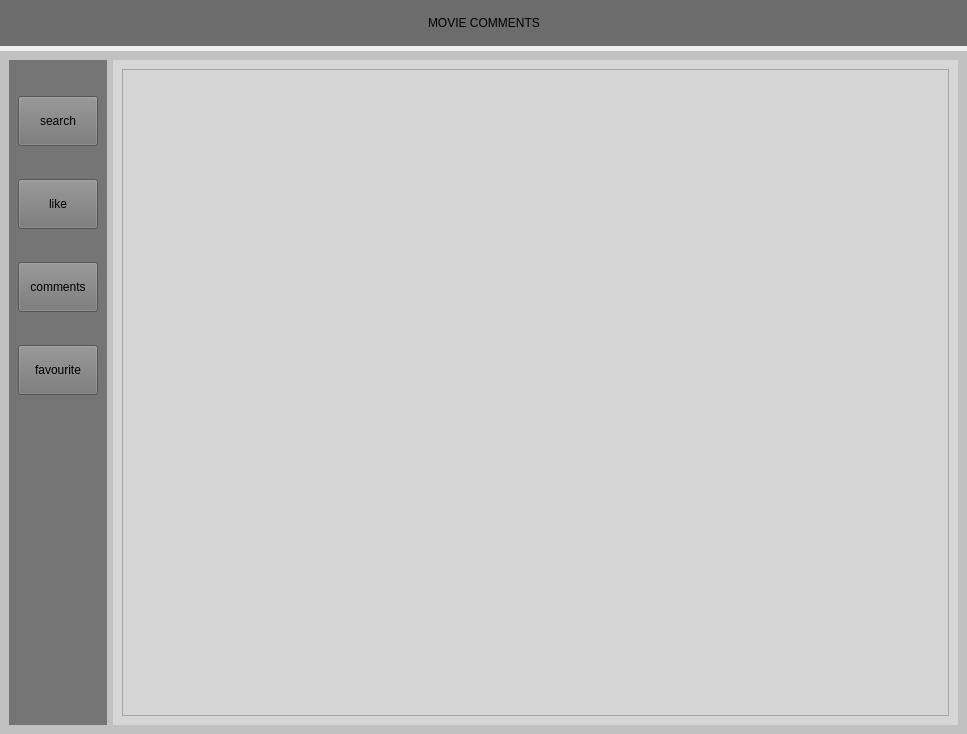
<?xml version="1.0" encoding="UTF-8"?>
<ui version="4.0">
 <class>MainWindow</class>
 <widget class="QMainWindow" name="MainWindow">
  <property name="geometry">
   <rect>
    <x>0</x>
    <y>0</y>
    <width>967</width>
    <height>734</height>
   </rect>
  </property>
  <property name="windowTitle">
   <string>MainWindow</string>
  </property>
  <widget class="QWidget" name="centralwidget">
   <layout class="QVBoxLayout" name="verticalLayout" stretch="1,15">
    <property name="spacing">
     <number>5</number>
    </property>
    <property name="leftMargin">
     <number>0</number>
    </property>
    <property name="topMargin">
     <number>0</number>
    </property>
    <property name="rightMargin">
     <number>0</number>
    </property>
    <property name="bottomMargin">
     <number>0</number>
    </property>
    <item>
     <widget class="QWidget" name="up_widget" native="true">
      <property name="maximumSize">
       <size>
        <width>16777215</width>
        <height>50</height>
       </size>
      </property>
      <property name="styleSheet">
       <string notr="true">background-color: rgb(108, 108, 108);</string>
      </property>
      <layout class="QHBoxLayout" name="horizontalLayout_2">
       <item>
        <spacer name="horizontalSpacer">
         <property name="orientation">
          <enum>Qt::Horizontal</enum>
         </property>
         <property name="sizeHint" stdset="0">
          <size>
           <width>40</width>
           <height>20</height>
          </size>
         </property>
        </spacer>
       </item>
       <item>
        <widget class="QLabel" name="Title">
         <property name="styleSheet">
          <string notr="true">font: 16pt &quot;Times New Roman&quot;;</string>
         </property>
         <property name="text">
          <string>MOVIE COMMENTS</string>
         </property>
        </widget>
       </item>
       <item>
        <spacer name="horizontalSpacer_2">
         <property name="orientation">
          <enum>Qt::Horizontal</enum>
         </property>
         <property name="sizeHint" stdset="0">
          <size>
           <width>40</width>
           <height>20</height>
          </size>
         </property>
        </spacer>
       </item>
      </layout>
     </widget>
    </item>
    <item>
     <widget class="QWidget" name="down_widget" native="true">
      <property name="styleSheet">
       <string notr="true">background-color: rgb(193, 193, 193);</string>
      </property>
      <layout class="QHBoxLayout" name="horizontalLayout">
       <item>
        <widget class="QWidget" name="menu" native="true">
         <property name="styleSheet">
          <string notr="true">background-color: rgb(117, 117, 117);</string>
         </property>
         <layout class="QVBoxLayout" name="verticalLayout_2">
          <property name="bottomMargin">
           <number>300</number>
          </property>
          <item>
           <widget class="QPushButton" name="search_button">
            <property name="maximumSize">
             <size>
              <width>200</width>
              <height>50</height>
             </size>
            </property>
            <property name="text">
             <string>search</string>
            </property>
           </widget>
          </item>
          <item>
           <widget class="QPushButton" name="like_button">
            <property name="maximumSize">
             <size>
              <width>200</width>
              <height>50</height>
             </size>
            </property>
            <property name="text">
             <string>like</string>
            </property>
           </widget>
          </item>
          <item>
           <widget class="QPushButton" name="comments_button">
            <property name="maximumSize">
             <size>
              <width>200</width>
              <height>50</height>
             </size>
            </property>
            <property name="text">
             <string>comments</string>
            </property>
           </widget>
          </item>
          <item>
           <widget class="QPushButton" name="favourite_button">
            <property name="maximumSize">
             <size>
              <width>200</width>
              <height>50</height>
             </size>
            </property>
            <property name="text">
             <string>favourite</string>
            </property>
           </widget>
          </item>
         </layout>
        </widget>
       </item>
       <item>
        <widget class="QStackedWidget" name="stackedWidget">
         <property name="styleSheet">
          <string notr="true">background-color: rgb(214, 214, 214);</string>
         </property>
         <property name="currentIndex">
          <number>2</number>
         </property>
         <widget class="QWidget" name="search_page">
          <layout class="QVBoxLayout" name="verticalLayout_3">
           <item>
            <layout class="QGridLayout" name="searchandfilter">
             <item row="2" column="1">
              <widget class="QComboBox" name="review_comboBox"/>
             </item>
             <item row="2" column="0">
              <widget class="QLabel" name="Genre_label">
               <property name="text">
                <string>Genre:</string>
               </property>
              </widget>
             </item>
             <item row="0" column="0">
              <widget class="QLabel" name="name_label">
               <property name="text">
                <string>Name:</string>
               </property>
              </widget>
             </item>
             <item row="1" column="2">
              <widget class="QSpinBox" name="rate_spinBox"/>
             </item>
             <item row="0" column="1">
              <widget class="QLineEdit" name="searchbar"/>
             </item>
             <item row="1" column="0">
              <widget class="QLabel" name="rate_label">
               <property name="text">
                <string>Rate:</string>
               </property>
              </widget>
             </item>
             <item row="3" column="1">
              <widget class="QComboBox" name="language_comboBox"/>
             </item>
             <item row="3" column="0">
              <widget class="QLabel" name="language_label">
               <property name="text">
                <string>Language:   </string>
               </property>
              </widget>
             </item>
             <item row="1" column="1">
              <widget class="QLabel" name="label">
               <property name="text">
                <string>greater than</string>
               </property>
              </widget>
             </item>
             <item row="0" column="2">
              <spacer name="horizontalSpacer_3">
               <property name="orientation">
                <enum>Qt::Horizontal</enum>
               </property>
               <property name="sizeType">
                <enum>QSizePolicy::Ignored</enum>
               </property>
               <property name="sizeHint" stdset="0">
                <size>
                 <width>40</width>
                 <height>20</height>
                </size>
               </property>
              </spacer>
             </item>
            </layout>
           </item>
           <item>
            <widget class="QPushButton" name="submit_pushButton">
             <property name="text">
              <string>SUBMIT</string>
             </property>
            </widget>
           </item>
           <item>
            <widget class="QScrollArea" name="scrollArea">
             <property name="widgetResizable">
              <bool>true</bool>
             </property>
             <widget class="QWidget" name="scrollAreaWidgetContents">
              <property name="geometry">
               <rect>
                <x>0</x>
                <y>0</y>
                <width>799</width>
                <height>490</height>
               </rect>
              </property>
              <layout class="QVBoxLayout" name="verticalLayout_5"/>
             </widget>
            </widget>
           </item>
          </layout>
         </widget>
         <widget class="QWidget" name="information_page">
          <layout class="QVBoxLayout" name="verticalLayout_6">
           <item>
            <widget class="QWidget" name="movie_widget" native="true">
             <layout class="QVBoxLayout" name="verticalLayout_11">
              <item>
               <layout class="QGridLayout" name="movie_gridLayout_2">
                <item row="0" column="2">
                 <widget class="QLabel" name="language_2">
                  <property name="text">
                   <string>language</string>
                  </property>
                 </widget>
                </item>
                <item row="1" column="0">
                 <widget class="QLabel" name="review_num_2">
                  <property name="text">
                   <string>review_num</string>
                  </property>
                 </widget>
                </item>
                <item row="1" column="1">
                 <widget class="QLabel" name="rate_2">
                  <property name="text">
                   <string>rate</string>
                  </property>
                 </widget>
                </item>
                <item row="0" column="1">
                 <widget class="QLabel" name="genre_2">
                  <property name="text">
                   <string>genre</string>
                  </property>
                 </widget>
                </item>
                <item row="0" column="0">
                 <widget class="QLabel" name="name_2">
                  <property name="text">
                   <string>name</string>
                  </property>
                 </widget>
                </item>
                <item row="1" column="2">
                 <widget class="QWidget" name="collect_widget_2" native="true">
                  <layout class="QHBoxLayout" name="horizontalLayout_4">
                   <item>
                    <spacer name="horizontalSpacer_6">
                     <property name="orientation">
                      <enum>Qt::Horizontal</enum>
                     </property>
                     <property name="sizeType">
                      <enum>QSizePolicy::Ignored</enum>
                     </property>
                     <property name="sizeHint" stdset="0">
                      <size>
                       <width>115</width>
                       <height>20</height>
                      </size>
                     </property>
                    </spacer>
                   </item>
                   <item>
                    <widget class="QLabel" name="collect_icon_2">
                     <property name="maximumSize">
                      <size>
                       <width>20</width>
                       <height>20</height>
                      </size>
                     </property>
                     <property name="text">
                      <string/>
                     </property>
                     <property name="pixmap">
                      <pixmap resource="resource.qrc">:/icons/icons/favor.png</pixmap>
                     </property>
                     <property name="scaledContents">
                      <bool>true</bool>
                     </property>
                    </widget>
                   </item>
                  </layout>
                 </widget>
                </item>
               </layout>
              </item>
             </layout>
            </widget>
           </item>
           <item>
            <widget class="QLabel" name="Review_title">
             <property name="text">
              <string>Review</string>
             </property>
            </widget>
           </item>
           <item>
            <widget class="QScrollArea" name="review_scrollArea">
             <property name="widgetResizable">
              <bool>true</bool>
             </property>
             <widget class="QWidget" name="scrollAreaWidgetContents_2">
              <property name="geometry">
               <rect>
                <x>0</x>
                <y>0</y>
                <width>799</width>
                <height>516</height>
               </rect>
              </property>
             </widget>
            </widget>
           </item>
          </layout>
         </widget>
         <widget class="QWidget" name="like_page">
          <layout class="QVBoxLayout" name="verticalLayout_9">
           <item>
            <widget class="QScrollArea" name="scrollArea_2">
             <property name="widgetResizable">
              <bool>true</bool>
             </property>
             <widget class="QWidget" name="scrollAreaWidgetContents_3">
              <property name="geometry">
               <rect>
                <x>0</x>
                <y>0</y>
                <width>799</width>
                <height>633</height>
               </rect>
              </property>
             </widget>
            </widget>
           </item>
          </layout>
         </widget>
         <widget class="QWidget" name="comments_page">
          <layout class="QVBoxLayout" name="verticalLayout_7">
           <item>
            <widget class="QScrollArea" name="scrollArea_3">
             <property name="widgetResizable">
              <bool>true</bool>
             </property>
             <widget class="QWidget" name="scrollAreaWidgetContents_4">
              <property name="geometry">
               <rect>
                <x>0</x>
                <y>0</y>
                <width>799</width>
                <height>633</height>
               </rect>
              </property>
             </widget>
            </widget>
           </item>
          </layout>
         </widget>
         <widget class="QWidget" name="favourite_page">
          <layout class="QVBoxLayout" name="verticalLayout_8">
           <item>
            <widget class="QScrollArea" name="scrollArea_4">
             <property name="widgetResizable">
              <bool>true</bool>
             </property>
             <widget class="QWidget" name="scrollAreaWidgetContents_5">
              <property name="geometry">
               <rect>
                <x>0</x>
                <y>0</y>
                <width>799</width>
                <height>633</height>
               </rect>
              </property>
             </widget>
            </widget>
           </item>
          </layout>
         </widget>
        </widget>
       </item>
      </layout>
     </widget>
    </item>
   </layout>
  </widget>
 </widget>
 <resources>
  <include location="resource.qrc"/>
 </resources>
 <connections/>
</ui>
